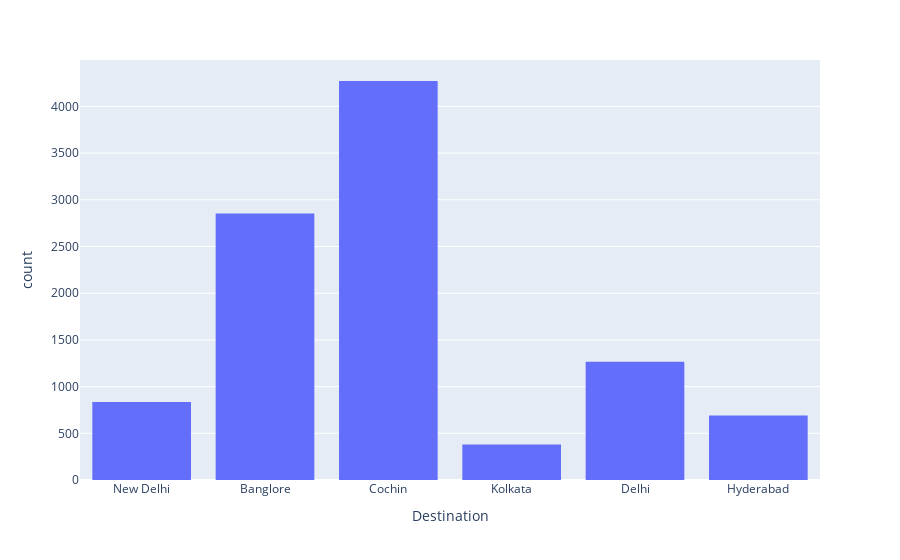

Source (notebook cell):
### Code cell
px.histogram(data_frame=df , x = "Destination")

### Figure 1 — Plotly figure (JSON) as saved in the notebook; plotly's stock layout.template omitted (floating-point values rounded to 4 significant figures; data arrays with more than 128 entries replaced by an {"elided": "..."} marker saying what was removed)
{"data": [{"alignmentgroup": "True", "bingroup": "x", "hovertemplate": "Destination=%{x}<br>count=%{y}<extra></extra>", "legendgroup": "", "marker": {"color": "#636efa", "pattern": {"shape": ""}}, "name": "", "offsetgroup": "", "orientation": "v", "showlegend": false, "type": "histogram", "x": {"elided": "10295 str values"}, "xaxis": "x", "yaxis": "y"}], "layout": {"barmode": "relative", "legend": {"tracegroupgap": 0}, "margin": {"t": 60}, "xaxis": {"anchor": "y", "domain": [0, 1], "title": {"text": "Destination"}}, "yaxis": {"anchor": "x", "domain": [0, 1], "title": {"text": "count"}}}}
